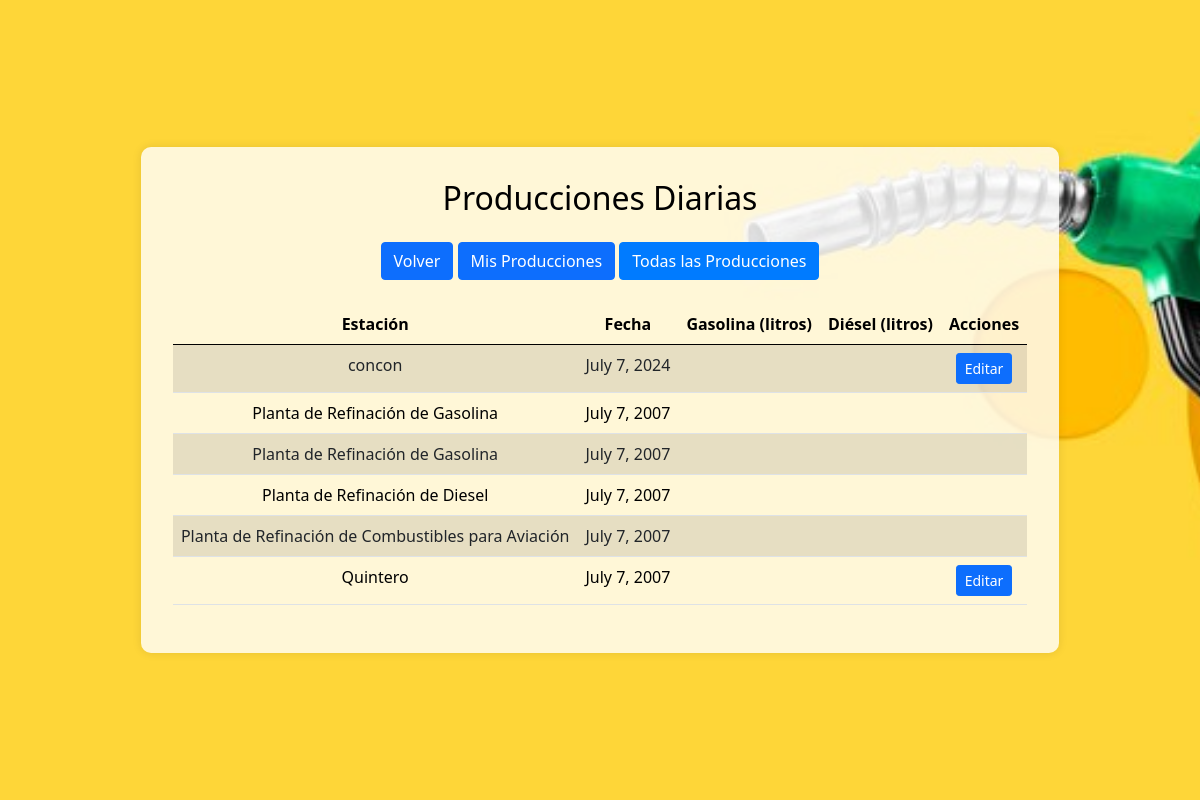
The app's page /producciones/?filtro=todas (signed in) with its own data.
### myapp/models.py (models this page shows, shortened)
class ProduccionDiaria(models.Model):
    estacion=models.CharField(max_length=100)
    turno=models.CharField(max_length=2) #AM PM MM
    fecha=models.DateField()
    hora=models.TimeField(default='00:00')
    litrosProduccion=models.DecimalField(max_digits=10, decimal_places=2)
    codigoPlanta=models.CharField(max_length=5, default='') #PRG, PRD, PRA
    codigoCombustible=models.CharField(max_length=5, default='') #G93, G95, G97, DIE, DIP, JA1, AVG
    operador=models.ForeignKey(User, on_delete=models.CASCADE, related_name='producciones')

### myapp/views.py (the view)
# urls.py: path('producciones/', views.lista_producciones_view, name='lista_producciones'),
@login_required
@group_required('Operador')
def lista_producciones_view(request):
    filtro = request.GET.get('filtro', 'mis')
    if filtro == 'todas':
        producciones = ProduccionDiaria.objects.all()
    else:
        producciones = ProduccionDiaria.objects.filter(operador=request.user)
    return render(request, 'lista_producciones.html', {'producciones': producciones, 'filtro': filtro})

### myapp/templates/lista_producciones.html (shortened to what this page needs)
<!DOCTYPE html>
{% load static %}
<html lang="en">
<head>
    <link href="https://cdn.jsdelivr.net/npm/bootstrap@5.0.2/dist/css/bootstrap.min.css" rel="stylesheet">
</head>
<body>
    <div class="jumbotron">
        <div class="panel-container">
            <h2 class="mb-4 text-center">Producciones Diarias</h2>
            <div class="mb-4 text-center">
                <a href="{% url 'panel' %}" class="btn btn-primary">Volver</a>
                <a href="?filtro=mis" class="btn btn-primary {% if filtro == 'mis' %}active{% endif %}">Mis Producciones</a>
                <a href="?filtro=todas" class="btn btn-primary {% if filtro == 'todas' %}active{% endif %}">Todas las Producciones</a>
            </div>
            <table class="table table-striped">
                <thead>
                    <tr>
                        <th>Estación</th>
                        <th>Fecha</th>
                        <th>Gasolina (litros)</th>
                        <th>Diésel (litros)</th>
                        <th>Acciones</th>
                    </tr>
                </thead>
                <tbody>
                    {% for produccion in producciones %}
                    <tr>
                        <td>{{ produccion.estacion }}</td>
                        <td>{{ produccion.fecha }}</td>
                        <td>{{ produccion.gasolina }}</td>
                        <td>{{ produccion.diesel }}</td>
                        <td>
                            {% if produccion.operador == user %}
                            <a href="{% url 'editar_produccion' produccion.pk %}" class="btn btn-sm btn-primary">Editar</a>
                            {% endif %}
                        </td>
                    </tr>
                    {% endfor %}
                </tbody>
            </table>
        </div>
    </div>
</body>
</html>

### records on screen
ProduccionDiaria: estacion "concon", fecha "July 7, 2024", shows "Editar"
ProduccionDiaria: estacion "Planta de Refinación de Gasolina", fecha "July 7, 2007"
ProduccionDiaria: estacion "Planta de Refinación de Gasolina", fecha "July 7, 2007"
ProduccionDiaria: estacion "Planta de Refinación de Diesel", fecha "July 7, 2007"
ProduccionDiaria: estacion "Planta de Refinación de Combustibles para Aviación", fecha "July 7, 2007"
ProduccionDiaria: estacion "Quintero", fecha "July 7, 2007", shows "Editar"
